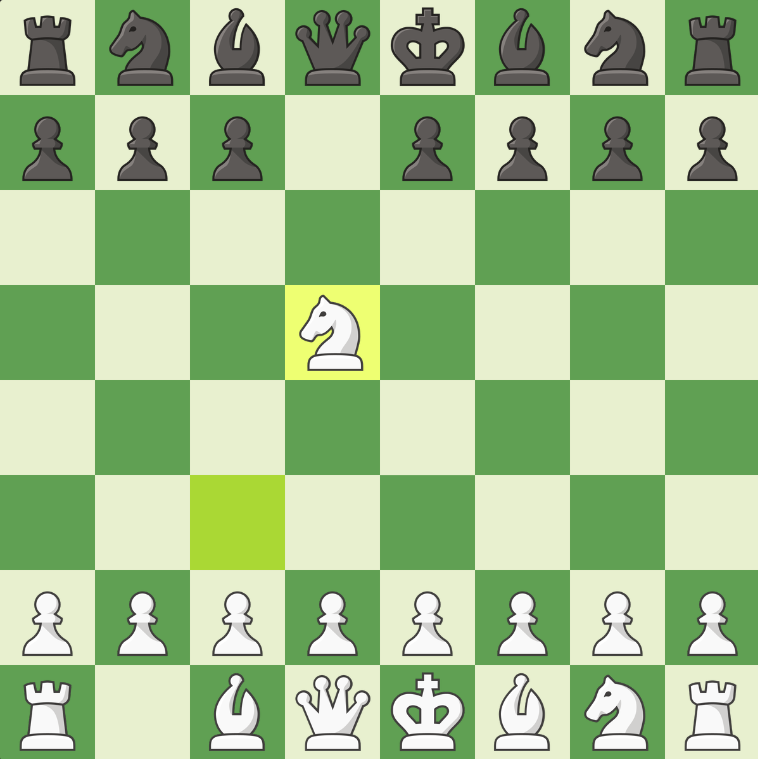

Recreate this plot in Python.
import time

import cv2
import numpy as np
import pyautogui


def rescale_pieces():
    img = cv2.imread("core/boards/test.png")
    params = img.shape

    print(params)

    x = min((params[0], params[1]))
    side = x // 8
    print(side)

    target_img = cv2.imread("core/chesscom/wn.png", cv2.IMREAD_UNCHANGED)
    new_img = cv2.resize(target_img, (side, side), interpolation=cv2.INTER_AREA)
    cv2.imwrite("resized_knight.png", new_img)


def run():
    st = time.time()
    # Load the chess board and chess piece images
    img_board = cv2.imread("test.png")
    # img_piece = cv2.imread("core/chesscom/bn.png", cv2.IMREAD_UNCHANGED)
    # img_piece = cv2.imread("core/resized/N.png", cv2.IMREAD_UNCHANGED)
    img_piece = cv2.imread("resized_knight.png", cv2.IMREAD_UNCHANGED)

    mask = img_piece[:, :, 3]  # use the inverted transparency channel for mask

    # Convert both images to grayscale
    img_board_gray = cv2.cvtColor(img_board, cv2.COLOR_BGR2GRAY)
    img_piece_gray = cv2.cvtColor(img_piece, cv2.COLOR_BGR2GRAY)
    h, w = img_piece_gray.shape

    # Apply morphological operations to extract the chess piece from the board
    # kernel = np.ones((5, 5), np.uint8)
    # img_piece_mask = cv2.erode(img_piece_gray, kernel, iterations=1)
    # img_piece_mask = cv2.dilate(img_piece_mask, kernel, iterations=1)

    result = cv2.matchTemplate(
        img_board_gray, img_piece_gray, cv2.TM_SQDIFF_NORMED, mask=mask
    )
    min_val, max_val, min_loc, max_loc = cv2.minMaxLoc(result)
    # print(min_val, max_val, min_loc, max_loc)
    # print(f"{min_val} < ")
    while min_val < 0.15:
        # print("found")
        # Draw a rectangle around the matching location
        top_left = min_loc
        bottom_right = (
            top_left[0] + img_piece.shape[1],
            top_left[1] + img_piece.shape[0],
        )
        cv2.rectangle(img_board, top_left, bottom_right, (0, 0, 255), 2)

        # overwrite the portion of the result that has the match:
        h1 = top_left[1] - h // 2
        h1 = np.clip(h1, 0, result.shape[0])

        h2 = top_left[1] + h // 2 + 1
        h2 = np.clip(h2, 0, result.shape[0])

        w1 = top_left[0] - w // 2
        w1 = np.clip(w1, 0, result.shape[1])

        w2 = top_left[0] + w // 2 + 1
        w2 = np.clip(w2, 0, result.shape[1])
        result[h1:h2, w1:w2] = (
            1  # poison the result in the vicinity of this match so it isn't found again
        )

        # look for next match
        min_val, max_val, min_loc, max_loc = cv2.minMaxLoc(result)

    print("TIME", time.time() - st)
    cv2.imwrite("output.png", img_board)

    # Show the result
    # cv2.imshow("Result", img_board)
    # cv2.waitKey(0)
    # cv2.destroyAllWindows()


# # 440.0 219.0 758.0 759.0
# import pyautogui

# img = pyautogui.screenshot(region=(440, 219, 758, 759))
# img.save("test.png")

# rescale_pieces()
while True:
    time.sleep(0.1)
    img = pyautogui.screenshot(region=(440, 219, 758, 759))
    img.save("test.png")
    run()
